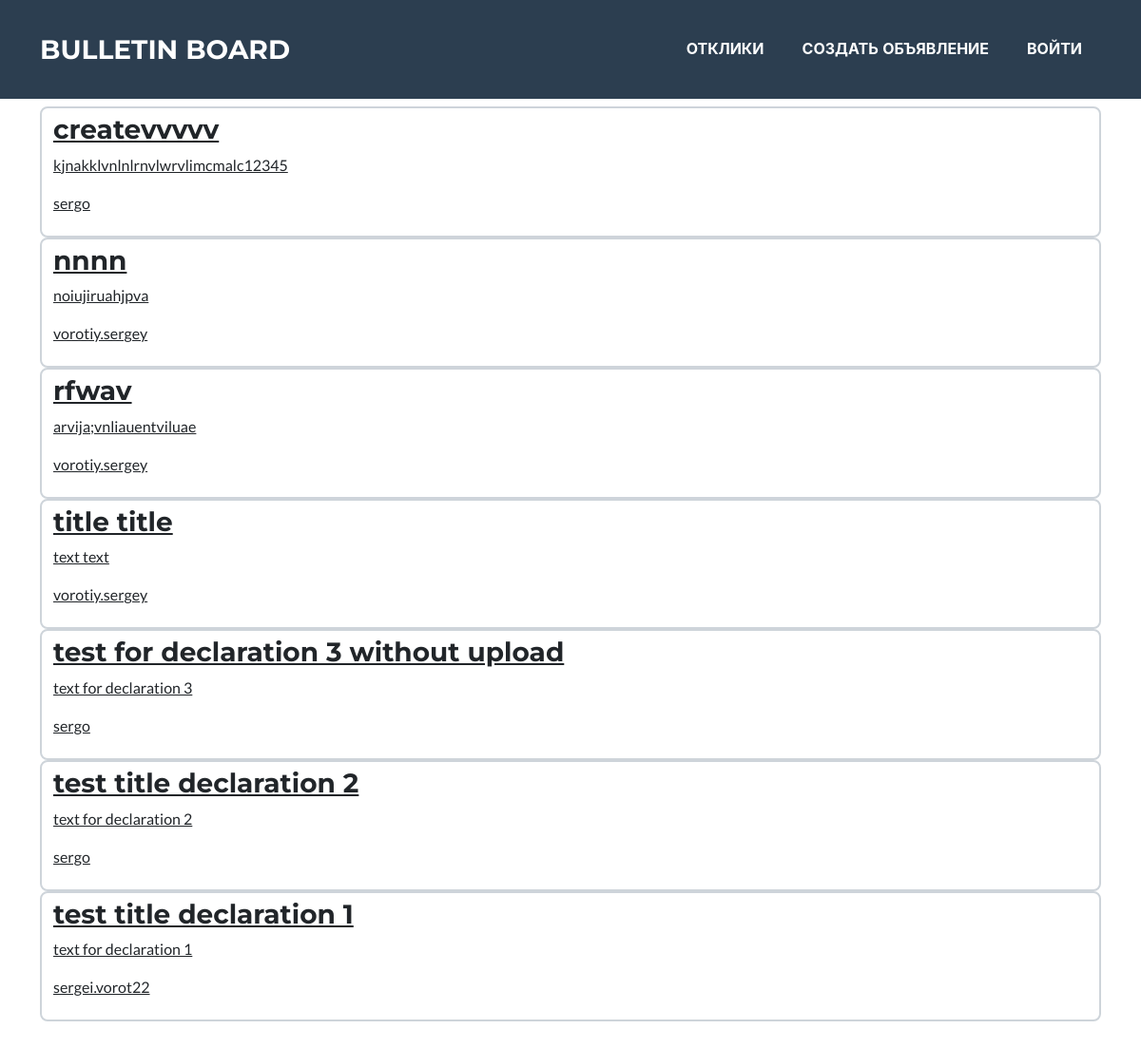
Before: / with the older database file.
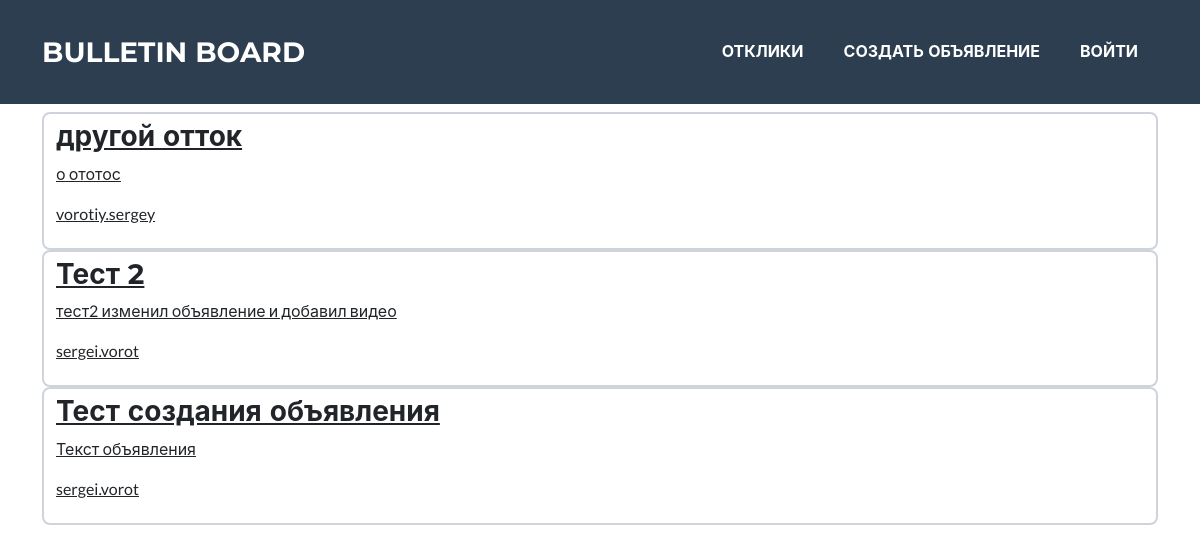
After: the same page with the newer database file.
### board/models.py (models this page shows, shortened)
class Declaration(models.Model):
    CATEGORIES = [
        ('tanks', 'Танки'),
        ('hills', 'Хилы'),
        ('DD', 'ДД'),
        ('merchants', 'Торговцы'),
        ('gildmasters', 'Гилдмастеры'),
        ('cvestgivers', 'Квестгиверы'),
        ('blacksmith', 'Кузнецы'),
        ('tenners', 'Кожевники'),
        ('potioncookers', 'Зельевары'),
        ('spellmasters', 'Мастера заклинаний'),
    ]
    date = models.DateTimeField(auto_now_add=True)
    author = models.ForeignKey(User, on_delete=models.CASCADE)
    title = models.CharField(max_length=120)
    text = models.TextField()
    category = models.CharField(max_length=16, choices=CATEGORIES, default='tanks')
    upload = models.FileField(upload_to='media/', default='', blank=True)

### board/views.py (the view)
# urls.py: path('', BoardView.as_view(), name='declarations'),
class BoardView(ListView):
    model = Declaration
    ordering = '-date'
    template_name = 'declarations.html'
    context_object_name = 'declarations'

### templates/declarations.html (shortened to what this page needs)
{% extends 'default.html' %}
{% block content %}
  {% for declaration in declarations %}
  <a class="form-control" href="/declaration/{{declaration.pk}}/">
    <h3>{{declaration.title}}</h3>
    <p>{{declaration.text}}</p>
    <p>{{declaration.author}}</p>
  </a>
  {% endfor %}
{% endblock content %}

### templates/default.html (shortened to what this page needs)
<!DOCTYPE html>
<html lang="en">
    <head>
        {% load static %}
        <link href="{% static 'css/styles.css' %}" rel="stylesheet" />
    </head>
    <body id="page-top">
        <nav class="navbar navbar-expand-lg bg-secondary text-uppercase fixed-top" id="mainNav">
            <div class="container">
                <a class="navbar-brand" href="/">Bulletin Board</a>
                <div class="collapse navbar-collapse" id="navbarResponsive">
                    <ul class="navbar-nav ms-auto">
                        <li class="nav-item mx-0 mx-lg-1"><a class="nav-link py-3 px-0 px-lg-3 rounded" href="/userresponses/">Отклики</a></li>
                        <li class="nav-item mx-0 mx-lg-1"><a class="nav-link py-3 px-0 px-lg-3 rounded" href="/declaration/create/">Создать объявление</a></li>
                        {% if request.user.email %}
                        <li class="nav-item mx-0 mx-lg-1"><a class="nav-link py-3 px-0 px-lg-3 rounded" href="/account/logout">Выйти</a></li>
                        {% else %}
                        <li class="nav-item mx-0 mx-lg-1"><a class="nav-link py-3 px-0 px-lg-3 rounded" href="/account/login">Войти</a></li>
                        {% endif %}
                    </ul>
                </div>
            </div>
        </nav>
        <section class="page-section portfolio mt-3" id="portfolio">
            <div class="container">
                {% block content %}{% endblock content %}
            </div>
        </section>
    </body>
</html>

Changed rows visible on the page:
removed Declaration: title "createvvvvv", text "kjnakklvnlnlrnvlwrvlimcmalc12345", author "sergo"
removed Declaration: title "nnnn", text "noiujiruahjpva", author "vorotiy.sergey"
removed Declaration: title "rfwav", text "arvija;vnliauentviluae", author "vorotiy.sergey"
removed Declaration: title "test for declaration 3 without upload", text "text for declaration 3", author "sergo"
changed Declaration "vorotiy.sergey": title "title title" → "другой отток"; text "text text" → "о ототос"
changed Declaration: title "test title declaration 2" → "Тест 2"; text "text for declaration 2" → "тест2 изменил объявление и добавил видео"; author "sergo" → "sergei.vorot"
changed Declaration: title "test title declaration 1" → "Тест создания объявления"; text "text for declaration 1" → "Текст объявления"; author "sergei.vorot22" → "sergei.vorot"
